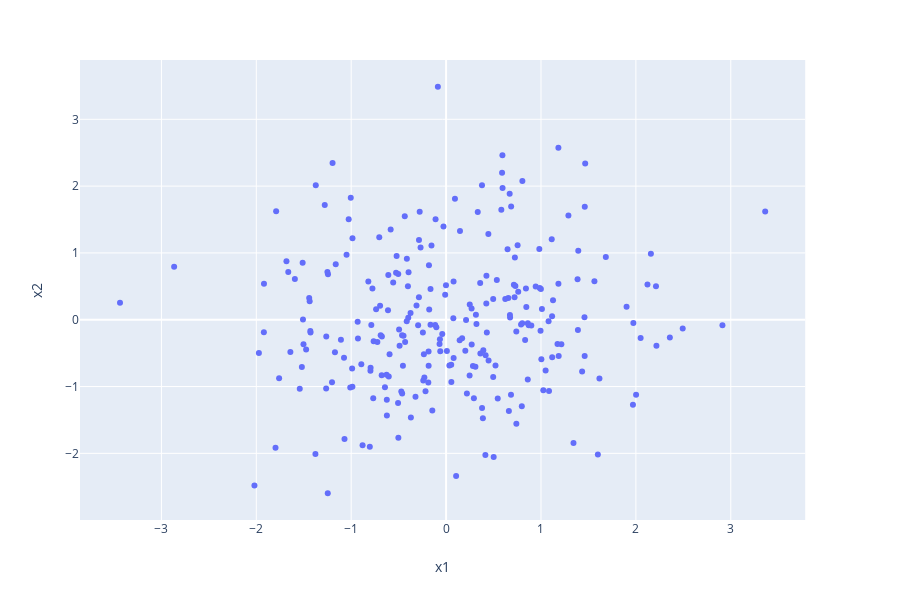

Notebook cell for this chart:
### Code cell
x1 = np.random.normal(scale = 1.0, size = size)
x2 = np.random.normal(scale = 1.0, size = size)

df = pd.DataFrame({"x1":x1, "x2":x2})

px.scatter(df, x = "x1", y = "x2")

### Figure 1 — Plotly figure (JSON) as saved in the notebook; plotly's stock layout.template omitted (floating-point values rounded to 4 significant figures; data arrays with more than 128 entries replaced by an {"elided": "..."} marker saying what was removed)
{"data": [{"hoverlabel": {"namelength": 0}, "hovertemplate": "x1=%{x}<br>x2=%{y}", "legendgroup": "", "marker": {"color": "#636efa", "symbol": "circle"}, "mode": "markers", "name": "", "showlegend": false, "type": "scatter", "x": {"elided": "250 float values"}, "xaxis": "x", "y": {"elided": "250 float values"}, "yaxis": "y"}], "layout": {"height": 600, "legend": {"tracegroupgap": 0}, "margin": {"t": 60}, "xaxis": {"anchor": "y", "domain": [0, 0.98], "title": {"text": "x1"}}, "yaxis": {"anchor": "x", "domain": [0, 1], "title": {"text": "x2"}}}}
